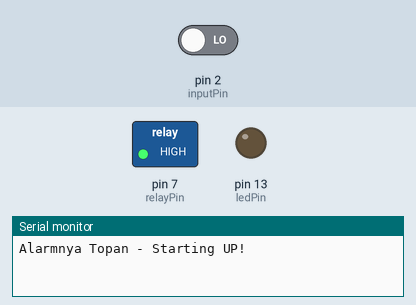
Recording of a sketch running on a simulated Arduino Uno, built with avr-gcc and run on an emulated ATmega328P. On the bench: switched loads named in the sketch (green lamp = pin HIGH), output pins drawn as LEDs (lit = HIGH), the last lines printed to the serial monitor. The inputs (shaded band) are chosen by the test bench; at power-on: pin 2 (inputPin) LOW.

Above: at 1.2 s.
1.3 s: pin 2 (inputPin) driven HIGH
At 2.5 s:
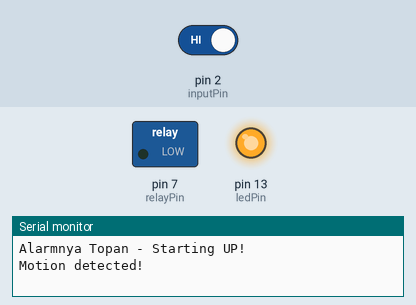
2.8 s: pin 2 (inputPin) driven LOW
At 3.7 s:
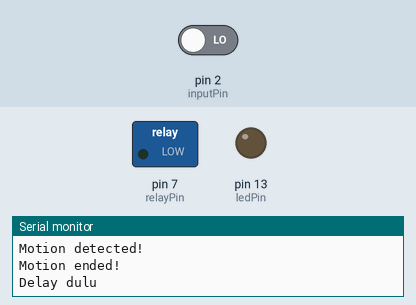
Timing chart, 0 to 10.3 s (numbered marks = the images above; inputs shaded):
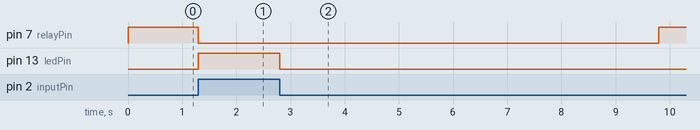

Measured:
- after the input at 1.3 s, pin 7 (relayPin): HIGH → LOW at once; pin 13 (ledPin): LOW → HIGH at once
- after the input at 2.8 s, pin 7 (relayPin): LOW → HIGH after 7.0 s; pin 13 (ledPin): HIGH → LOW at once

The sketch:

alarm.ino
```cpp
int ledPin = 13;                // choose the pin for the LED
int inputPin = 2;               // choose the input pin (for PIR sensor)
int pirState = LOW;             // we start, assuming no motion detected
int val = 0;                    // variable for reading the pin status
int relayPin = 7;
void setup() {
  digitalWrite(relayPin, HIGH);
  pinMode(ledPin, OUTPUT);      // declare LED as output
  pinMode(inputPin, INPUT);     // declare sensor as input
  pinMode(relayPin, OUTPUT);

  Serial.begin(9600);
  Serial.println("Alarmnya Topan - Starting UP!");
}

void loop(){
  val = digitalRead(inputPin);  // read input value
  if (val == HIGH) {            // check if the input is HIGH
    digitalWrite(ledPin, HIGH);  // turn LED ON
    if (pirState == LOW) {
      // we have just turned on
      Serial.println("Motion detected!");
      digitalWrite(relayPin, LOW);
      // We only want to print on the output change, not state
      pirState = HIGH;
    }
  } else {
    digitalWrite(ledPin, LOW); // turn LED OFF
    if (pirState == HIGH){
      // we have just turned of
      Serial.println("Motion ended!");
      // We only want to print on the output change, not state
      pirState = LOW;

      Serial.println("Delay dulu");
      delay(7000);
      digitalWrite(relayPin, HIGH);
      Serial.println("DONE");
    }
  }
}
```
